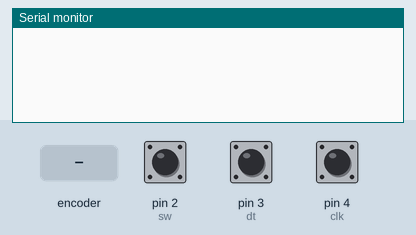
Recording of a sketch running on a simulated Arduino Uno, built with avr-gcc and run on an emulated ATmega328P. On the bench: the last lines printed to the serial monitor. Inputs (shaded band) come from the test bench; at power-on: pin 2 (sw) HIGH, pin 3 (dt) HIGH, pin 4 (clk) HIGH.

Above: at 1.2 s.
1.3 s: rotary encoder on pin 4 (clk) / pin 3 (dt) turned 1 step (first pin leading)
At 1.8 s:
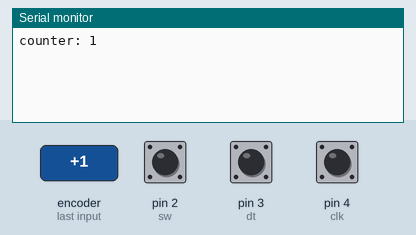
3.0 s: pin 2 (sw) pulled LOW for 0.15 s
At 3.7 s:
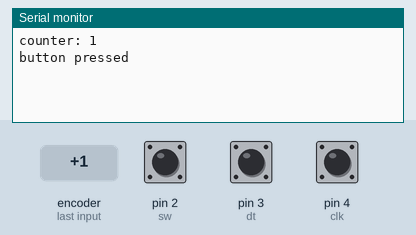
4.6 s: rotary encoder on pin 4 (clk) / pin 3 (dt) turned 1 step (first pin leading)
At 5.6 s:
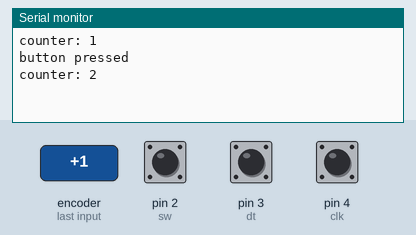

Measured:
- after the input at 1.3 s, the serial monitor: prints a new line after 0.05 s (image 1)
- after the input at 3.0 s, the serial monitor: prints a new line at once (image 2)
- after the input at 4.6 s, the serial monitor: prints a new line after 0.05 s (image 3)

The sketch:

encoder.ino
```cpp
const int clk = 4;
const int dt = 3;
const int sw = 2;

int counter = 0;
int currentstateclk;
int laststateclk;
unsigned long lastbuttonpress = 0;

void setup() {
  Serial.begin(9600);
  pinMode(clk, INPUT);
  pinMode(dt, INPUT);
  pinMode(sw, INPUT_PULLUP);
  laststateclk = digitalRead(clk);
}

void loop() {
  currentstateclk = digitalRead(clk);
  if(currentstateclk != laststateclk && currentstateclk == 1 )
  {
     if(digitalRead(dt) != currentstateclk )
     {
       counter ++;
     }

     else
     {
      counter --;
     }


  Serial.print("counter: ");
  Serial.println(counter);

}
laststateclk = currentstateclk;


int btnstate = digitalRead(sw);
if(btnstate == LOW)
{
  if(millis() - lastbuttonpress  > 100 )
  {
    Serial.println("button pressed");
  }
  lastbuttonpress = millis();
}

}
```
